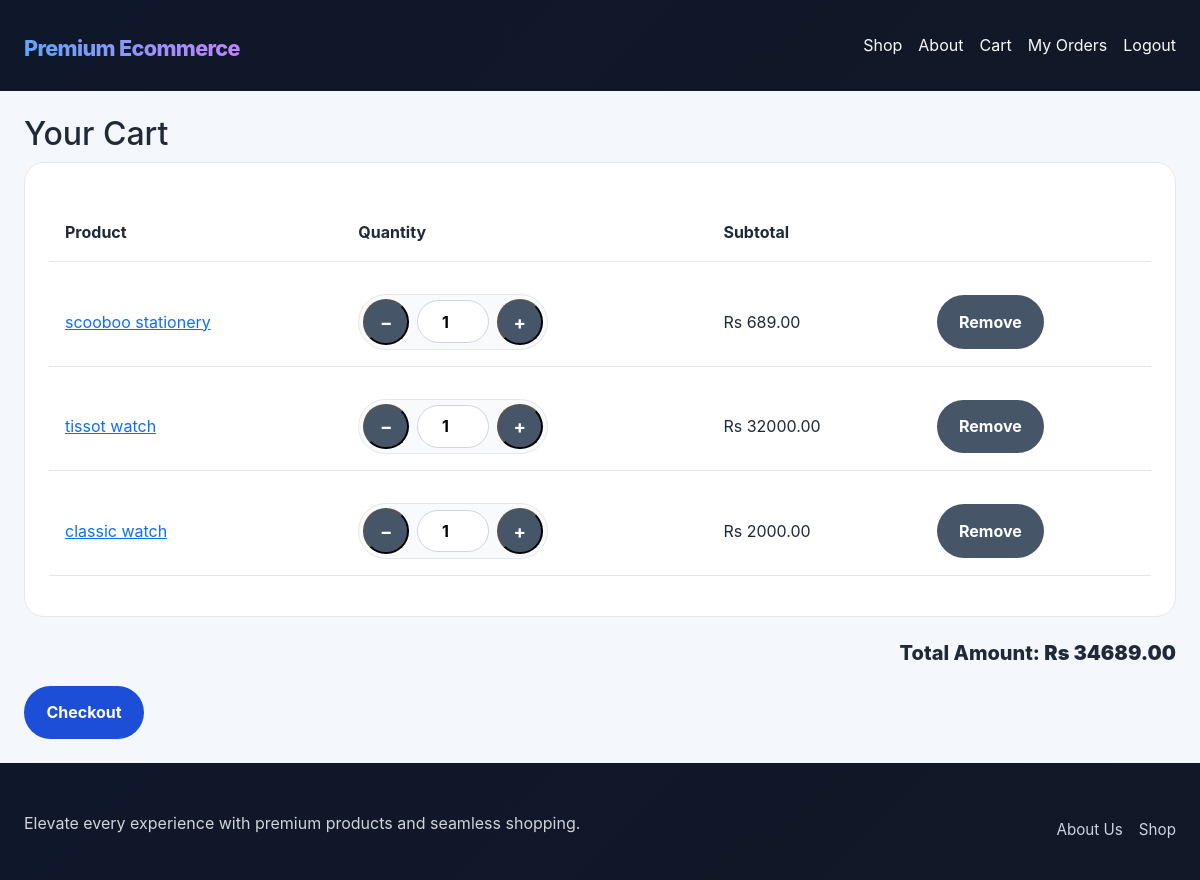
The app's page /cart/ (signed in) with its own data.
### ecommerceapp/models.py (models this page shows, shortened)
class Product(models.Model):
    category = models.ForeignKey(Category, related_name='products', on_delete=models.CASCADE)
    name = models.CharField(max_length=200)
    slug = models.SlugField(max_length=200, unique=True)
    description = models.TextField(blank=True)
    price = models.DecimalField(max_digits=10, decimal_places=2)
    image = models.ImageField(upload_to='products/', blank=True, null=True)
    available = models.BooleanField(default=True)
    created = models.DateTimeField(auto_now_add=True)
    updated = models.DateTimeField(auto_now=True)
    class Meta:
        ordering = ['name']
    def get_absolute_url(self):
        return reverse('ecommerceapp:product_detail', args=[self.slug])

### ecommerceapp/views.py (the view)
# urls.py: path('cart/', views.cart_detail, name='cart_detail'),
@login_required
def cart_detail(request):
    cart_items, total = get_cart_items(request)
    return render(request, 'ecommerceapp/cart.html', {'cart_items': cart_items, 'total': total})

### ecommerceapp/models.py (called while the page is built)
    @property
    def total(self):
        return sum(item.subtotal for item in self.items.all())

    @property
    def subtotal(self):
        return self.product.price * self.quantity

### ecommerceapp/views.py (called while the page is built)
def get_user_cart(request):
    cart, _ = Cart.objects.get_or_create(user=request.user)
    return cart

def get_cart_items(request):
    cart = get_user_cart(request)
    items = [
        {
            'product': item.product,
            'quantity': item.quantity,
            'subtotal': item.subtotal,
            'cart_item': item,
        }
        for item in cart.items.select_related('product')
    ]
    return items, cart.total

### templates/ecommerceapp/cart.html (shortened to what this page needs)
{% extends 'ecommerceapp/base.html' %}
{% block content %}
<h2>Your Cart</h2>
{% if cart_items %}
    <table class="cart-table">
        <thead>
            <tr>
                <th>Product</th>
                <th>Quantity</th>
                <th>Subtotal</th>
                <th></th>
            </tr>
        </thead>
        <tbody>
            {% for item in cart_items %}
                <tr data-product-id="{{ item.product.id }}">
                    <td><a href="{{ item.product.get_absolute_url }}">{{ item.product.name }}</a></td>
                    <td>
                        <div class="quantity-controls" data-product-id="{{ item.product.id }}">
                            <button type="button" class="button secondary qty-btn qty-decrement" data-action="decrement" aria-label="Decrease quantity">−</button>
                            <input type="number" class="quantity-input qty-input" value="{{ item.quantity }}" min="1" data-product-id="{{ item.product.id }}">
                            <button type="button" class="button secondary qty-btn qty-increment" data-action="increment" aria-label="Increase quantity">+</button>
                        </div>
                    </td>
                    <td class="item-subtotal">Rs {{ item.subtotal }}</td>
                    <td><a class="button secondary" href="{% url 'ecommerceapp:cart_remove' item.product.id %}">Remove</a></td>
                </tr>
            {% endfor %}
        </tbody>
    </table>
    <p class="cart-total">Total Amount: <strong id="cart-total">Rs {{ total }}</strong></p>
    {% if user.is_authenticated %}
        <a class="button" href="{% url 'ecommerceapp:checkout' %}">Checkout</a>
    {% else %}
        <p>Please <a href="{% url 'ecommerceapp:login' %}">log in</a> to place an order.</p>
    {% endif %}
{% else %}
    <p>Your cart is empty. Browse products and add something to your cart.</p>
{% endif %}
{% endblock %}

### static/css/site.css (style rules this page uses)
body { font-family: 'Inter', system-ui, -apple-system, BlinkMacSystemFont, 'Segoe UI', sans-serif; line-height: 1.65; color: #1f2937; margin: 0; background: #f4f7fb; }
.product-card, .product-detail, .cart-table { background: #fff; border: 1px solid #e5e7eb; border-radius: 20px; padding: 1.5rem; }
.button, .button.secondary { display: inline-flex; align-items: center; justify-content: center; background: #1d4ed8; color: #fff; padding: 0.85rem 1.4rem; border-radius: 999px; text-decoration: none; font-weight: 700; transition: transform 0.2s ease, background 0.2s ease; }
.button.secondary { background: #475569; }
.cart-table { width: 100%; border-collapse: separate; border-spacing: 0 1rem; }
.cart-table th, .cart-table td { padding: 1rem; border-bottom: 1px solid #e5e7eb; text-align: left; vertical-align: middle; }
.cart-table tr { background: #fff; border-radius: 1rem; }
.quantity-controls { display: inline-flex; align-items: center; gap: 0.5rem; flex-wrap: wrap; padding: 0.25rem; background: #f8fafc; border: 1px solid #e5e7eb; border-radius: 999px; }
.quantity-controls .qty-input { width: 4.5rem; min-width: 4.5rem; text-align: center; border: 1px solid #d1d5db; border-radius: 999px; padding: 0.45rem 0.75rem; background: #ffffff; font-weight: 700; }
.quantity-controls .qty-btn { width: 2.85rem; height: 2.85rem; border-radius: 50%; padding: 0; font-size: 1.15rem; line-height: 1; }
.cart-total { text-align: right; margin-top: 1.25rem; font-size: 1.25rem; font-weight: 800; }

### records on screen
Product: product.name "scooboo stationery", quantity "1", subtotal "689.00"
Product: product.name "tissot watch", quantity "1", subtotal "32000.00"
Product: product.name "classic watch", quantity "1", subtotal "2000.00"

### other values on screen
{{ total }} "34689.00"
